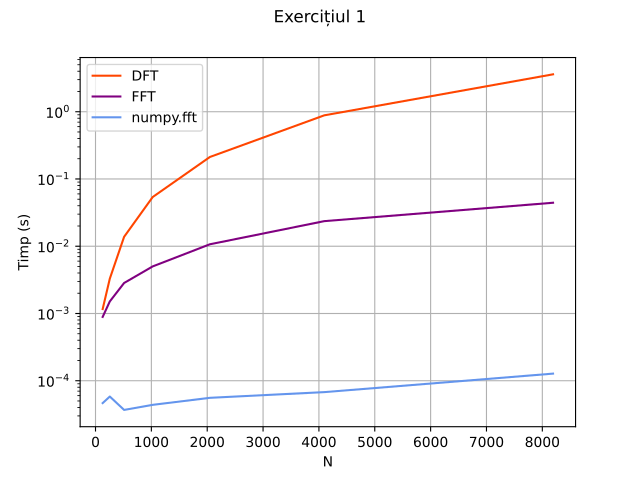

Write the Python code that produced this figure.
import numpy as np
import matplotlib.pyplot as plt
import math
import time

def dft(x):
    N = len(x)

    unu = np.arange(N).reshape(N, 1)
    doi = np.arange(N)

    F = math.e ** (-2j * np.pi * unu * doi / N)

    return F @ x

def fft(x):
    N = len(x)
    
    if N <= 1:
        return x
    
    par = fft(x[0::2])
    impar = fft(x[1::2])
    
    xk = math.e ** (-2j * np.pi * np.arange(N // 2) / N)
    
    return np.concatenate([par + xk * impar, par - xk * impar])

Ns = [128, 256, 512, 1024, 2048, 4096, 8192]

timpi = {'DFT': [], 'FFT': [], 'numpy.fft': []}

for N in Ns:
    fs = N
    t = np.arange(0, 1, 1 / fs)
    x = np.sin(2 * np.pi * 5 * t)
    
    for nume, f in [('DFT', dft), ('FFT', fft), ('numpy.fft', np.fft.fft)]:
        start = time.perf_counter()
        
        f(x)
        
        timpi[nume].append(time.perf_counter() - start)

fig, axs = plt.subplots()
fig.suptitle('Exercițiul 1')

axs.plot(Ns, timpi['DFT'], color='orangered', label='DFT')
axs.plot(Ns, timpi['FFT'], color='purple', label='FFT')
axs.plot(Ns, timpi['numpy.fft'], color='cornflowerblue', label='numpy.fft')

axs.set_xlabel('N')
axs.set_ylabel('Timp (s)')
axs.set_yscale('log')
axs.legend()
axs.grid(True)

plt.savefig('lab/04/ex1.pdf')
plt.show()
